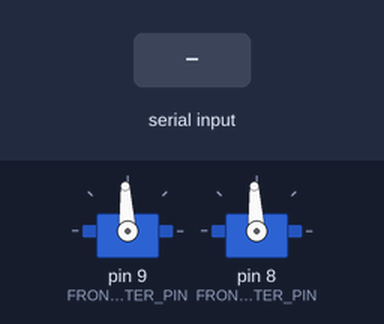
This sketch was run on a simulated Arduino Uno, built with avr-gcc and run on an emulated ATmega328P. Parts: 2 × servo. The inputs (shaded band) are chosen by the test bench. What the sketch prints to the serial monitor is not drawn.

Above: at 2.2 s.
2.3 s: "w" received over Serial
At 3.1 s:
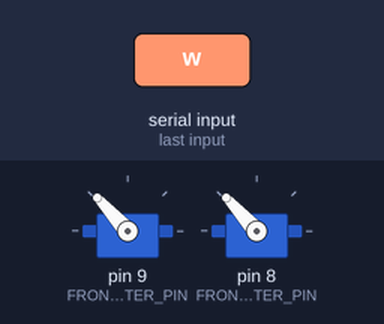
3.8 s: "s" received over Serial
At 4.5 s:
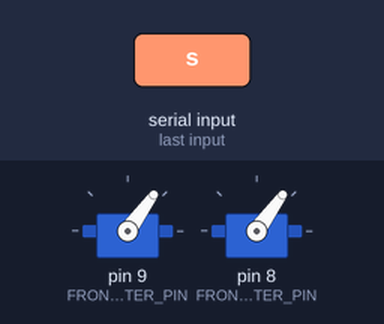
5.4 s: "w" received over Serial
At 6.9 s:
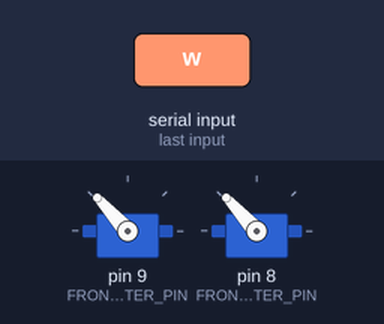
Timing chart, 0 to 8.4 s (numbered marks = the images above; inputs shaded):
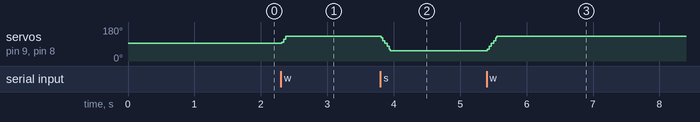

Measured:
- after the input at 2.3 s, servo on pin 9 (FRONT_LEFT_THRUSTER_PIN), servo on pin 8 (FRONT_RIGHT_THRUSTER_PIN): 93° → 132° at once
- after the input at 3.8 s, servo on pin 9 (FRONT_LEFT_THRUSTER_PIN), servo on pin 8 (FRONT_RIGHT_THRUSTER_PIN): 132° → 54° at once
- after the input at 5.4 s, servo on pin 9 (FRONT_LEFT_THRUSTER_PIN), servo on pin 8 (FRONT_RIGHT_THRUSTER_PIN): 54° → 132° at once

The sketch:

MotorTesting_Multiple_Motors_at_One_Time.ino
```cpp
#include <Servo.h>

byte FRONT_LEFT_THRUSTER_PIN = 9;
byte FRONT_RIGHT_THRUSTER_PIN = 8;
Servo F_Right_Thruster;
Servo F_Left_Thruster;

float Zero_Thrust = 1500;  //Equivalent of 0 on ESC
float Force = 0;    //Initialization for Force Value
float Steps = 0.5;  //Amount of Force Increase when increasing the Thrust Value.
char rx_byte = 0;   //For Serial Input Control
float MAX_FORCE_VALUE = 5;  //Max Thrust Value of Motor
float MIN_FORCE_VALUE = -5; //Min Thurst Value of Motor

void setup() {

  Serial.begin(9600);  //Sets up Serial Monitor
  F_Left_Thruster.attach(FRONT_LEFT_THRUSTER_PIN);
  F_Right_Thruster.attach(FRONT_RIGHT_THRUSTER_PIN);

  F_Left_Thruster.writeMicroseconds(Zero_Thrust); // send "stop" signal to ESC.
  F_Right_Thruster.writeMicroseconds(Zero_Thrust); // send "stop" signal to ESC.
  delay(1000); // delay to allow the ESC to recognize the stopped signal
}

void loop() {
  // Max Thrust in one direction is 5, so opposite direction is negative 5.
  rx_byte = Command();  //Calling for an input from serial monitor.
  switch(rx_byte){
    case 'w': {
      Force = Force + Steps;
      if(Force >= MAX_FORCE_VALUE){
        Force = MAX_FORCE_VALUE;
      }
      break;
    }
    case 's': {
      Force = Force - Steps;
        if(Force <= MIN_FORCE_VALUE){
          Force = MIN_FORCE_VALUE;
        }
      break;
    }
  }
  ActivateThrusters(Force);

}

char Command() {        //Asks for  a serial input in the serial monitor.
    if (Serial.available() > 0) {
      rx_byte = Serial.read();
    }
    return rx_byte;
}

void ActivateThrusters(float Force){

  float Input_Value = map(Force,-5,5,1100,1900);  //1500 is equal to zero, not on
  //Serial.print(Corresponding_Value);
  Serial.print(Input_Value);
  float signal = Input_Value; // Set signal value, which should be between 1100 and 1900

// This is where the distributing will go when multiple thrusters are being used.

  F_Right_Thruster.writeMicroseconds(signal); // Combined moves the ROV forward.
  F_Left_Thruster.writeMicroseconds(signal);
}
```
